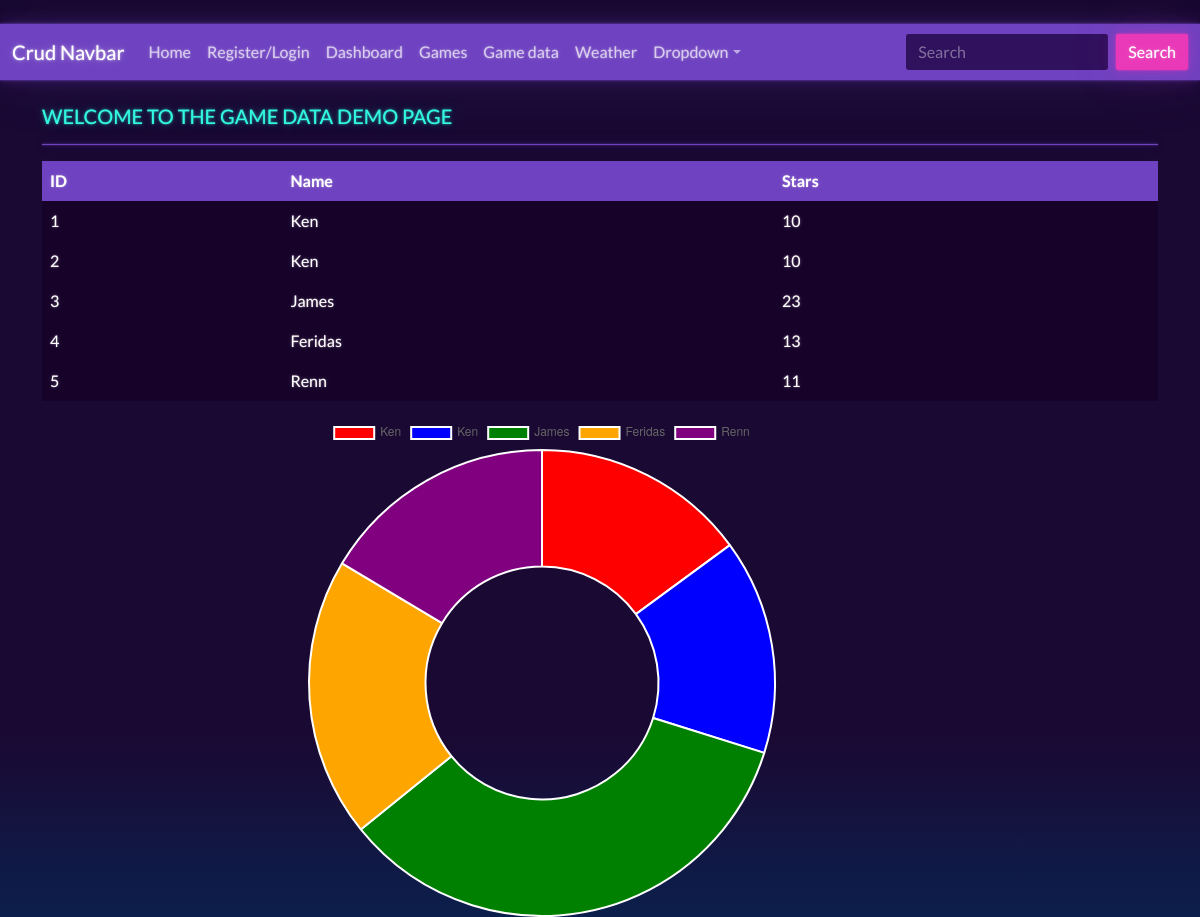
/game-data (signed in), run on the app's committed database.
### website/models.py (models this page shows)
class Gamedata(models.Model):
    character_name = models.CharField(max_length = 100)
    stars = models.IntegerField()

### website/views.py (the view)
# urls.py: path('game-data', views.game_date, name="game-data"),
@login_required(login_url="login")
def game_date(request):
    data = Gamedata.objects.all()
    context = {'data': data}
    return render(request, 'pages/game-data.html', context = context)

### website/templates/pages/game-data.html (shortened to what this page needs)
{% extends 'pages/base.html' %}
{% block content %}
    <br>
    <h5>WELCOME TO THE GAME DATA DEMO PAGE</h5>
    <hr>
<table class = "table table-dark table-hover table-bordered">
    <thead class ="table-primary">
        <tr>
            <th scope = "col"> ID </th>
            <th scope = "col">  Name </th>
            <th scope = "col"> Stars </th>
        </tr>
    </thead>
        <tbody>
            {% if data %}
                {% for record in data %}
                <tr>
                    <td>{{record.id}}</td>
                    <td>{{record.character_name}}   </td>
                    <td>{{record.stars}} </td>
                </tr>
                {% endfor %}
            {% endif %}
        </tbody>
    </table>
    <canvas id="myChart" style="width:100%;max-width:1000px"></canvas>
<script>
new Chart("myChart", {
    type: "doughnut",
    data: {
        labels: [{% for row in data %}'{{ row.character_name }}',{% endfor %}],
        datasets: [{
            backgroundColor: [
                "red", "blue", "green", "orange", "purple", "yellow", "cyan", "magenta"
            ],
            data: [{% for row in data %}{{ row.stars }},{% endfor %}]
        }]
    },
    options: {
        plugins: {
            legend: {
                display: true
            },
            title: {
                display: true,
                text: "Demo"
            }
        }
    }
});
</script>
{% endblock %}

### static/css/style.css (style rules this page uses)
body { background-color:rgb(63, 197, 6); }

### data on the page
Gamedata: id "1", character_name "Ken", stars "10"
Gamedata: id "2", character_name "Ken", stars "10"
Gamedata: id "3", character_name "James", stars "23"
Gamedata: id "4", character_name "Feridas", stars "13"
Gamedata: id "5", character_name "Renn", stars "11"

### other printed values
chart data {{ row.character_name }} Ken, Ken, James, Feridas, Renn
chart data {{ row.stars }} 10, 10, 23, 13, 11
